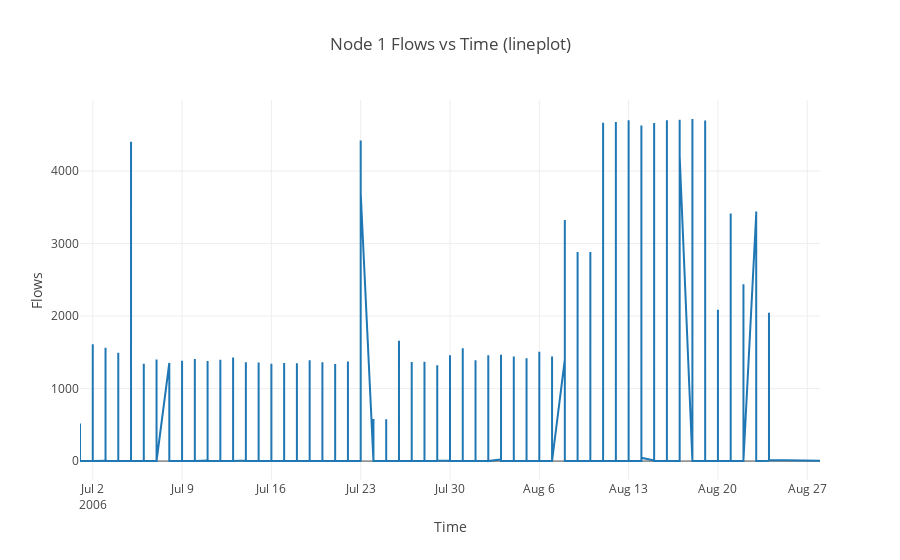

The code cell stored with this chart in its notebook:
### Markdown cell above
## Node 1 Exploration

### Code cell
title='Node 1 Flows vs Time (lineplot)'
xlabel='Time'
x=node1df.date
ylabel='Flows'
y=node1df.f
lineplot(title,xlabel,x,ylabel,y)

### Figure 1 — Plotly figure (JSON) as saved in the notebook; plotly's stock layout.template omitted (floating-point values rounded to 4 significant figures; data arrays with more than 128 entries replaced by an {"elided": "..."} marker saying what was removed)
{"data": [{"type": "scatter", "x": {"elided": "2159 str values"}, "y": {"elided": "2159 int values"}}], "layout": {"title": "Node 1 Flows vs Time (lineplot)", "xaxis": {"title": "Time"}, "yaxis": {"title": "Flows"}}}
